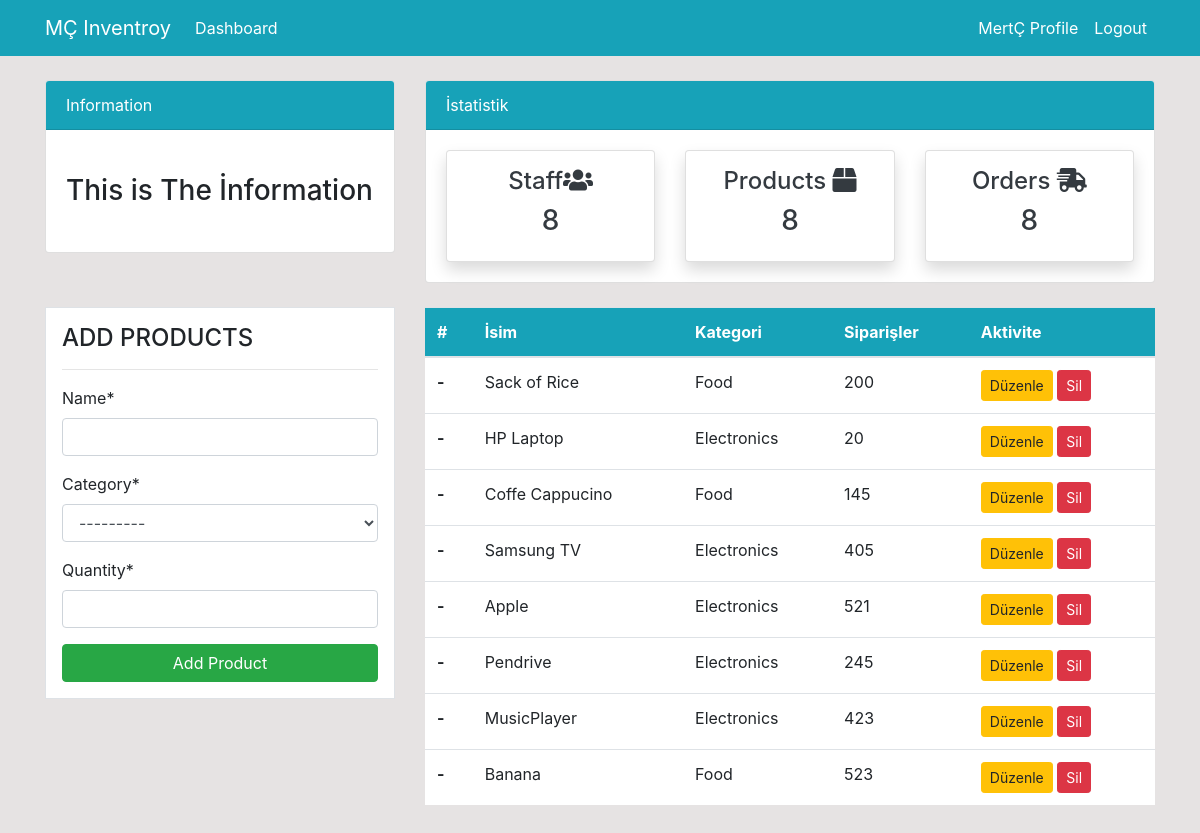
/product/ (signed in), run on the app's committed database.
### dashboard/models.py (models this page shows, shortened)
class Product(models.Model):
    name = models.CharField(max_length=100, null=True)
    category = models.CharField(max_length=20, choices=CATEGORY, null=True)
    quantity = models.PositiveIntegerField(null=True)
    class Meta:
        verbose_name_plural = 'Product'

### dashboard/views.py (the view)
# urls.py: path('product/', views.product, name='dashboard-product'),
@login_required
def product(request):
    items = Product.objects.all() # Using ORM
    product_count = items.count()
    workers_count = User.objects.all().count()
    orders_count = Order.objects.all().count()
    if request.method == 'POST':
        form = ProductForm(request.POST)
        if form.is_valid():
            form.save()
            product_name = form.cleaned_data.get('name')
            messages.success(request,f'{product_name} has ben added(ÜRÜN EKLENDİ)')
            return redirect('dashboard-product')
    else:
        form = ProductForm()
    context = {
        'items':items,
        'form':form,
        'workers_count':workers_count,
        'orders_count':orders_count,
        'product_count':product_count
    }
    return render(request, 'dashboard/product.html',context)

### dashboard/forms.py
class ProductForm(forms.ModelForm):
    class Meta:
        model = Product
        fields = ['name','category','quantity']

### templates/dashboard/product.html (shortened to what this page needs)
{% extends 'partials/base.html' %}
{% load crispy_forms_tags %}
{% block content %}
{% include 'partials/topnav.html' %}
<div class="container">
    <div class="row my-4">
      <div class="col-md-4">
            <div class="border bg-white p-3">
                <h4>ADD PRODUCTS</h4>
                <hr>
                <form method="POST">
                    {{form|crispy}}
                    <input class="btn btn-success btn-block" type="submit" value="Add Product">
                </form>
            </div>
        </div>
        <div class="col-md-8">
            <table class="table bg-white">
                <thead class="bg-info">
                  <tr class="text-white">
                    <th scope="col">#</th>
                    <th scope="col">İsim</th>
                    <th scope="col">Kategori</th>
                    <th scope="col">Siparişler</th>
                    <th scope="col">Aktivite</th>
                  </tr>
                </thead>
                <tbody>
                {% for item in items %}
                  <tr>
                    <th scope="row">-</th>
                    <td>{{item.name}}</td>
                    <td>{{item.category}}</td>
                    <td>{{item.quantity}}</td>
                    <td>
                        <a class="btn btn-warning btn-sm" href="{% url 'dashboard-product-update' item.id %}">Düzenle</a>
                        <a class="btn btn-danger btn-sm" href="{% url 'dashboard-product-delete' item.id %}">Sil</a>
                    </td>
                  </tr>
                {% endfor %}
                </tbody>
              </table>
        </div>
    </div>
</div>
{% endblock content %}

### templates/partials/base.html (shortened to what this page needs)
{% load static %}
<!doctype html>
<html lang="en">
<head>
    <link rel="stylesheet" href="https://cdn.jsdelivr.net/npm/bootstrap@4.6.0/dist/css/bootstrap.min.css"
>
    <link rel="stylesheet" href="https://use.fontawesome.com/releases/v5.15.2/css/all.css"
>
    <link rel="stylesheet" href="{% static 'style.css' %}">
</head>
<body>
    {% include 'partials/nav.html' %}
        {% block content %}
        {% endblock %}
</body>
</html>

### templates/partials/nav.html (shortened to what this page needs)
<nav class="navbar navbar-expand-lg navbar-info bg-info">
    <div class="container">
        {% if user.is_authenticated %}
        <a class="navbar-brand text-white" href="{% url 'dashboard-index' %}">MÇ Inventroy</a>
        <div class="collapse navbar-collapse" id="navbarSupportedContent">
            <ul class="navbar-nav mr-auto">
                <li class="nav-item active">
                    <a class="nav-link text-white" href="{% url 'dashboard-index' %}">Dashboard </a>
                </li>
            </ul>
            <ul class="navbar-nav ml-auto">
                <li class="nav-item active">
                    <a class="nav-link text-white" href="{% url 'user-profile' %}">{{user.username}} Profile
                        <span class="sr-only">(current)</span></a>
                </li>
                <li class="nav-item">
                    <a class="nav-link text-white" href="{% url 'user-logout' %}">Logout</a>
                </li>
            </ul>
            {% endif %}
        </div>
    </div>
</nav>

### templates/partials/topnav.html
<div class="container">
        <div class="row mt-4">
            <div class="col-md-4">
                <div class="card">
                    <div class="card-header bg-info text-white">
                        Information
                    </div>
                    <div class="card-body">
                        <marquee behavior="" direction="">
                            <h3 class="my-4">This is The İnformation</h3>
                        </marquee>
                    </div>
                </div>
            </div>
            <div class="col-md-8">
                <div class="card">
                    <div class="card-header bg-info text-white">
                        İstatistik
                    </div>
                    <div class="card-body">
                        <div class="row">
                            <div class="col-md-4">
                                <a class="text-decoration-none text-dark" href="{% url 'dashboard-staff' %}">
                                    <div class="card my-card text-center p-3 shadow">
                                        <h4>Staff<i class="fas fa-users"></i></h4>
                                        <h3>{{workers_count}}</h3>
                                    </div>
                                </a>
                            </div>
                            <div class="col-md-4">
                                <a class="text-decoration-none text-dark" href="{% url 'dashboard-product' %}">
                                    <div class="card my-card text-center p-3 shadow">
                                        <h4>Products <i class="fas fa-box"></i></i></h4>
                                        <h3>{{product_count}}</h3>
                                    </div>
                                </a>
                            </div>
                            <div class="col-md-4">
                                <a class="text-decoration-none text-dark" href="{% url 'dashboard-order' %}">
                                    <div class="card my-card text-center p-3 shadow">
                                        <h4>Orders  <i class="fas fa-shipping-fast"></i></h4>
                                        <h3>{{orders_count}}</h3>
                                    </div>
                                </a>
                            </div>
                        </div>
                    </div>
                </div>
            </div>
        </div>
    </div>

### static/style.css (style rules this page uses)
body { background: rgb(230,227,227); }

### data on the page
Product: name "Sack of Rice", category "Food", quantity "200"
Product: name "HP Laptop", category "Electronics", quantity "20"
Product: name "Coffe Cappucino", category "Food", quantity "145"
Product: name "Samsung TV", category "Electronics", quantity "405"
Product: name "Apple", category "Electronics", quantity "521"
Product: name "Pendrive", category "Electronics", quantity "245"
Product: name "MusicPlayer", category "Electronics", quantity "423"
Product: name "Banana", category "Food", quantity "523"

### other printed values
{{ user.username }} "MertÇ"
{{ workers_count }} "8"
{{ product_count }} "8"
{{ orders_count }} "8"
